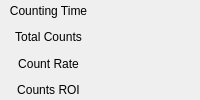
  <widget class="QDockWidget" name="dockWidget_11">
   <property name="windowTitle">
    <string>Run Info 3</string>
   </property>
   <attribute name="dockWidgetArea">
    <number>2</number>
   </attribute>
   <widget class="QWidget" name="dockWidgetContents_11">
    <layout class="QVBoxLayout" name="verticalLayout_23">
     <property name="margin">
      <number>0</number>
     </property>
     <item>
      <widget class="QWidget" name="widget_7" native="true">
       <layout class="QGridLayout" name="gridLayout_10">
        <property name="margin">
         <number>0</number>
        </property>
        <item row="2" column="0">
         <widget class="QLabel" name="label_10">
          <property name="toolTip">
           <string>Read from file</string>
          </property>
          <property name="text">
           <string>Total Counts</string>
          </property>
          <property name="alignment">
           <set>Qt::AlignCenter</set>
          </property>
          <property name="textInteractionFlags">
           <set>Qt::LinksAccessibleByMouse|Qt::TextSelectableByMouse</set>
          </property>
         </widget>
        </item>
        <item row="2" column="1">
         <widget class="QLabel" name="datasetTotCounts">
          <property name="toolTip">
           <string>Read from file</string>
          </property>
          <property name="text">
           <string/>
          </property>
          <property name="margin">
           <number>2</number>
          </property>
          <property name="textInteractionFlags">
           <set>Qt::LinksAccessibleByMouse|Qt::TextSelectableByMouse</set>
          </property>
         </widget>
        </item>
        <item row="3" column="1">
         <widget class="QLabel" name="datasetRate">
          <property name="text">
           <string/>
          </property>
          <property name="textInteractionFlags">
           <set>Qt::LinksAccessibleByMouse|Qt::TextSelectableByMouse</set>
          </property>
         </widget>
        </item>
        <item row="1" column="1">
         <widget class="QLabel" name="datasetTime">
          <property name="text">
           <string/>
          </property>
          <property name="textInteractionFlags">
           <set>Qt::LinksAccessibleByMouse|Qt::TextSelectableByMouse</set>
          </property>
         </widget>
        </item>
        <item row="1" column="0">
         <widget class="QLabel" name="label_6">
          <property name="text">
           <string>Counting Time</string>
          </property>
          <property name="alignment">
           <set>Qt::AlignCenter</set>
          </property>
         </widget>
        </item>
        <item row="3" column="0">
         <widget class="QLabel" name="label_37">
          <property name="text">
           <string>Count Rate</string>
          </property>
          <property name="alignment">
           <set>Qt::AlignCenter</set>
          </property>
         </widget>
        </item>
        <item row="4" column="1">
         <widget class="QLabel" name="datasetROI">
          <property name="toolTip">
           <string>Counts in the window selected for X and Y</string>
          </property>
          <property name="text">
           <string/>
          </property>
          <property name="margin">
           <number>2</number>
          </property>
          <property name="textInteractionFlags">
           <set>Qt::LinksAccessibleByMouse|Qt::TextSelectableByMouse</set>
          </property>
         </widget>
        </item>
        <item row="4" column="0">
         <widget class="QLabel" name="label_14">
          <property name="toolTip">
           <string>Counts in the window selected for X and Y</string>
          </property>
          <property name="text">
           <string>Counts ROI</string>
          </property>
          <property name="alignment">
           <set>Qt::AlignCenter</set>
          </property>
          <property name="textInteractionFlags">
           <set>Qt::LinksAccessibleByMouse|Qt::TextSelectableByMouse</set>
          </property>
         </widget>
        </item>
       </layout>
      </widget>
     </item>
    </layout>
   </widget>
  </widget>
